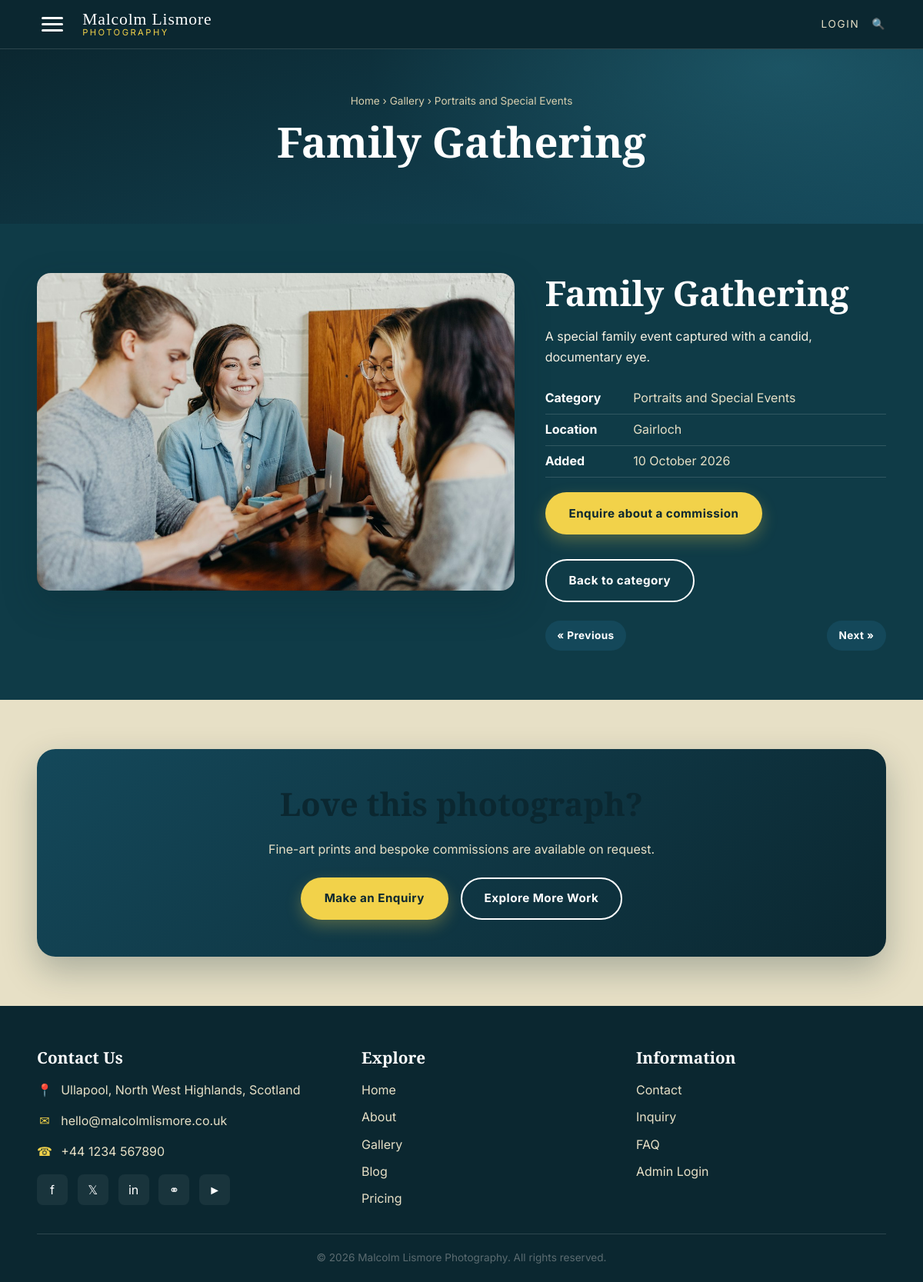
Page /photo.php?id=16 on the committed database.
### tables this page shows
CREATE TABLE IF NOT EXISTS photos (
  photo_id     INT AUTO_INCREMENT PRIMARY KEY,
  category_id  INT           NOT NULL,
  title        VARCHAR(150)  NOT NULL,
  description  TEXT          NULL,
  image_path   VARCHAR(255)  NOT NULL,
  alt_text     VARCHAR(255)  NOT NULL,
  location     VARCHAR(150)  NULL,
  created_at   TIMESTAMP     NOT NULL DEFAULT CURRENT_TIMESTAMP,
  CONSTRAINT fk_photos_category
    FOREIGN KEY (category_id) REFERENCES categories(category_id)
    ON DELETE CASCADE ON UPDATE CASCADE,
  INDEX idx_photos_category (category_id),
  INDEX idx_photos_created  (created_at)
);

CREATE TABLE IF NOT EXISTS categories (
  category_id  INT AUTO_INCREMENT PRIMARY KEY,
  name         VARCHAR(100)  NOT NULL,
  slug         VARCHAR(100)  NOT NULL UNIQUE,
  description  TEXT          NULL,
  created_at   TIMESTAMP     NOT NULL DEFAULT CURRENT_TIMESTAMP
);

### includes/db.php (called while the page is built, shortened)
<?php
function db(): PDO
{
    static $pdo = null;
    if ($pdo instanceof PDO) {
        return $pdo;
    }
    $dsn = sprintf(
        'mysql:host=%s;port=%s;dbname=%s;charset=%s',
        DB_HOST,
        DB_PORT,
        DB_NAME,
        DB_CHARSET
    );
    $options = [
        PDO::ATTR_ERRMODE            => PDO::ERRMODE_EXCEPTION,
        PDO::ATTR_DEFAULT_FETCH_MODE => PDO::FETCH_ASSOC,
        PDO::ATTR_EMULATE_PREPARES   => false,
    ];
    try {
        $pdo = new PDO($dsn, DB_USER, DB_PASS, $options);
    } catch (PDOException $e) {
        http_response_code(500);
        exit('Sorry, we are experiencing a database connection problem. Please try again later.');
    }
    return $pdo;
}

### includes/functions.php (called while the page is built, shortened)
<?php
require_once __DIR__ . '/db.php';
function e(?string $value): string
{
    return htmlspecialchars((string) $value, ENT_QUOTES | ENT_SUBSTITUTE, 'UTF-8');
}
function get_photo(int $photoId): ?array
{
    $stmt = db()->prepare(
        'SELECT p.photo_id, p.title, p.description, p.image_path, p.alt_text,
                p.location, p.created_at, c.name AS category_name, c.slug AS category_slug
         FROM photos p
         JOIN categories c ON c.category_id = p.category_id
         WHERE p.photo_id = ? LIMIT 1'
    );
    $stmt->execute([$photoId]);
    $row = $stmt->fetch();
    return $row ?: null;
}
function get_photo_neighbours(int $photoId, ?string $categorySlug = null): array
{
    if ($categorySlug !== null && $categorySlug !== '') {
        $prevStmt = db()->prepare(
            'SELECT p.photo_id FROM photos p JOIN categories c ON c.category_id = p.category_id
             WHERE c.slug = ? AND p.photo_id < ? ORDER BY p.photo_id DESC LIMIT 1'
        );
        $prevStmt->execute([$categorySlug, $photoId]);
        $prev = $prevStmt->fetchColumn();
        $nextStmt = db()->prepare(
            'SELECT p.photo_id FROM photos p JOIN categories c ON c.category_id = p.category_id
             WHERE c.slug = ? AND p.photo_id > ? ORDER BY p.photo_id ASC LIMIT 1'
        );
        $nextStmt->execute([$categorySlug, $photoId]);
        $next = $nextStmt->fetchColumn();
    }
    return [
        'prev' => $prev !== false ? (int) $prev : null,
        'next' => $next !== false ? (int) $next : null,
    ];
}

### photo.php (the view, shortened to what this page needs)
<?php
require_once __DIR__ . '/includes/functions.php';
$photoId = isset($_GET['id']) ? (int) $_GET['id'] : 0;
$photo   = $photoId > 0 ? get_photo($photoId) : null;
$neighbours = $photo ? get_photo_neighbours((int) $photo['photo_id'], (string) $photo['category_slug']) : ['prev' => null, 'next' => null];
require __DIR__ . '/includes/header.php';
?>
<?php if ($photo === null): ?>
  <section class="page-hero">
    <div class="container">
      <h1>Photograph not found</h1>
      <p>Sorry, we couldn&rsquo;t find the photograph you were looking for.</p>
    </div>
  </section>
  <section class="section section-teal">
    <div class="container text-center">
      <a class="btn btn-gold" href="gallery.php">Back to the Gallery</a>
    </div>
  </section>
<?php else: ?>
  <section class="page-hero">
    <div class="container">
      <div class="breadcrumb">
        <a href="index.php">Home</a> &rsaquo;
        <a href="gallery.php">Gallery</a> &rsaquo;
        <a href="gallery.php?category=<?= e($photo['category_slug']) ?>"><?= e($photo['category_name']) ?></a>
      </div>
      <h1><?= e($photo['title']) ?></h1>
    </div>
  </section>
  <section class="section section-teal">
    <div class="container photo-detail">
      <div class="photo-detail-media">
        <img src="<?= e($photo['image_path']) ?>"
             alt="<?= e($photo['alt_text']) ?>"
             width="1200" height="800">
      </div>
      <div>
        <h2 class="section-title"><?= e($photo['title']) ?></h2>
        <p><?= nl2br(e((string) $photo['description'])) ?></p>
        <ul class="photo-meta-list">
          <li><strong>Category</strong> <a href="gallery.php?category=<?= e($photo['category_slug']) ?>"><?= e($photo['category_name']) ?></a></li>
          <?php if (!empty($photo['location'])): ?>
            <li><strong>Location</strong> <?= e($photo['location']) ?></li>
          <?php endif; ?>
          <li><strong>Added</strong> <?= e(date('j F Y', strtotime((string) $photo['created_at']))) ?></li>
        </ul>
        <a class="btn btn-gold" href="enquiry.php">Enquire about a commission</a>
        <a class="btn btn-outline mt-2" href="gallery.php?category=<?= e($photo['category_slug']) ?>">Back to category</a>
        <div class="photo-nav">
          <?php if ($neighbours['prev'] !== null): ?>
            <a class="btn btn-teal btn-sm" href="photo.php?id=<?= (int) $neighbours['prev'] ?>">&laquo; Previous</a>
          <?php else: ?>
            <span></span>
          <?php endif; ?>
          <?php if ($neighbours['next'] !== null): ?>
            <a class="btn btn-teal btn-sm" href="photo.php?id=<?= (int) $neighbours['next'] ?>">Next &raquo;</a>
          <?php endif; ?>
        </div>
      </div>
    </div>
  </section>
  <section class="section section-sand">
    <div class="container">
      <div class="cta-banner">
        <h2>Love this photograph?</h2>
        <p>Fine-art prints and bespoke commissions are available on request.</p>
        <div class="cta-actions">
          <a class="btn btn-gold" href="enquiry.php">Make an Enquiry</a>
          <a class="btn btn-outline" href="gallery.php">Explore More Work</a>
        </div>
      </div>
    </div>
  </section>
<?php endif; ?>
<?php require __DIR__ . '/includes/footer.php'; ?>

### assets/css/style.css (style rules this page uses)
:root { --teal-900: #0b2730; --teal-800: #0f3b47; --teal-700: #14485a; --teal-600: #1c5c6e; --teal-500: #2a7385; --ivory: #f6f1e3; --sand: #e7e0c6; --sand-dark: #d8cfae; --gold: #f2d24a; --gold-dark: #d9b61f; --ink: #1c2b30; --muted: #5b6b70; --white: #ffffff; --line: rgba(255, 255, 255, 0.14); --shadow: 0 18px 45px rgba(11, 39, 48, 0.28); --radius: 18px; --maxw: 1200px; --font-head: "Playfair Display", Georgia, "Times New Roman", serif; --font-body: "Inter", "Segoe UI", Arial, Helvetica, sans-serif; }
* { box-sizing: border-box; }
html { scroll-behavior: smooth; }
body { margin: 0; font-family: var(--font-body); color: var(--ivory); background: var(--teal-800); line-height: 1.7; font-size: 16px; -webkit-font-smoothing: antialiased; }
img { max-width: 100%; display: block; }
a { color: inherit; text-decoration: none; }
h1, h2, h3, h4 { font-family: var(--font-head); font-weight: 700; line-height: 1.15; margin: 0 0 0.5em; color: var(--white); }
p { margin: 0 0 1em; }
.container { width: min(92%, var(--maxw)); margin-inline: auto; }
.btn { display: inline-block; padding: 0.85em 1.9em; border-radius: 999px; font-weight: 700; letter-spacing: 0.03em; border: 2px solid transparent; cursor: pointer; transition: transform 0.15s ease, background 0.2s ease, color 0.2s ease, box-shadow 0.2s ease; font-family: var(--font-body); font-size: 0.95rem; }
.btn-gold { background: var(--gold); color: var(--teal-900); box-shadow: 0 8px 20px rgba(242, 210, 74, 0.28); }
.btn-outline { background: transparent; color: var(--white); border-color: var(--white); }
.btn-teal { background: var(--teal-700); color: var(--white); }
.section { padding: 4rem 0; }
.section-sand { background: var(--sand); color: var(--ink); }
.section-sand h2, .section-sand h3 { color: var(--teal-900); }
.section-teal { background: var(--teal-800); }
.section-title { font-size: clamp(1.9rem, 4vw, 2.8rem); margin-bottom: 0.4em; }
.photo-detail { display: grid; grid-template-columns: 1.4fr 1fr; gap: 2.5rem; align-items: start; }
.photo-detail-media { border-radius: var(--radius); overflow: hidden; box-shadow: var(--shadow); background: var(--teal-900); }
.photo-detail-media img { width: 100%; height: auto; }
.photo-meta-list { list-style: none; padding: 0; margin: 1.2rem 0; }
.photo-meta-list li { padding: 0.4rem 0; border-bottom: 1px solid var(--line); color: var(--sand); }
.photo-meta-list li strong { color: var(--white); display: inline-block; min-width: 110px; }
.photo-nav { display: flex; justify-content: space-between; gap: 1rem; margin-top: 1.5rem; }
.page-hero { background: radial-gradient(900px 400px at 85% 10%, rgba(42, 115, 133, 0.45), transparent 60%), linear-gradient(160deg, var(--teal-900), var(--teal-700)); padding: 3.5rem 0 3rem; text-align: center; }
.page-hero h1 { font-size: clamp(2.2rem, 5vw, 3.4rem); }
.breadcrumb { font-size: 0.85rem; color: var(--sand-dark); margin-bottom: 0.6rem; }
.mt-2 { margin-top: 2rem; }
.cta-banner { background: linear-gradient(135deg, var(--teal-700), var(--teal-900)); border-radius: 24px; padding: 3rem 2rem; text-align: center; box-shadow: var(--shadow); }
.cta-banner h2 { font-size: clamp(1.8rem, 4vw, 2.6rem); }
.cta-banner p { color: var(--sand); max-width: 55ch; margin-inline: auto; }
.cta-actions { display: flex; gap: 1rem; justify-content: center; flex-wrap: wrap; margin-top: 1.4rem; }
.btn-sm { padding: 0.45em 1em; font-size: 0.85rem; }

### rows in the picture
photos: category.name "Portraits and Special Events", title "Family Gathering", image_path (picture), description "A special family event captured with a candid, documentary eye.", location "Gairloch", created_at "10 October 2026"
